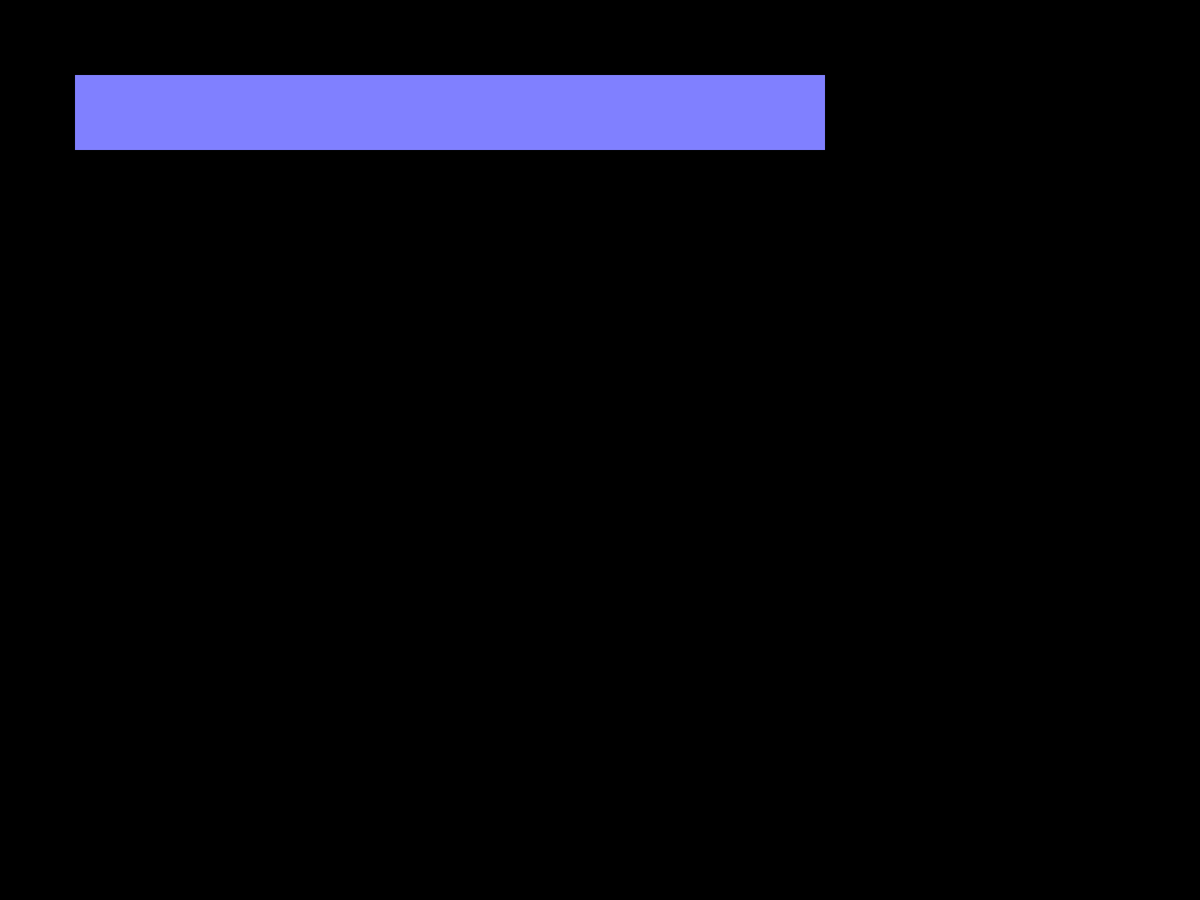
Frame 1 (no input)
Frame 60 (the mouse pressed at the canvas centre just before this capture): identical to frame 1, image omitted
Frame 120 (the mouse held since frame 60 and released just before this capture): identical to frame 1, image omitted

The Processing sketch that drew this single still picture (run headless with seeded random() and noise(); from frame 60 on, the mouse is pressed at the canvas centre):

// Processing sketch: type
// ── type.pde
String current;

float x, y;
float w, h;

float size;

int index;
int max;

void setup() {
  fullScreen();
  textMode(CORNER);
  x = 100;
  y = 100;
  w = 1000;
  h = 100;

  index = 0;

  current = "";
  size = h;
}

void draw() {
  max = current.length() - 1;
  
  background(0);
  textSize(size);
  noStroke();
  fill(128, 128, 255);
  rect(x, y, w, h);
  fill(0);
  String display = current.substring(index);
  while (textWidth(display) > w) {
    //display = display.substring(0, display.length() - 1);
    index++;
    display = current.substring(index);
  }
  text(display, x, y + h);
}

void keyPressed() {
  if (key == BACKSPACE) {
    if (current.length() > 0) {
      current = current.substring(0, max);
      index--;
    }
  } else if (key != CODED) {
    current += key;
  } else switch(keyCode) {
  case UP:
    index = 0;
    break;
  case DOWN:
    index = current.length() - 1;
    break;
  case LEFT:
    if (index > 0)
      index--;
    break;
  case RIGHT:
    if (index < max)
      index++;
    break;
  }

}
